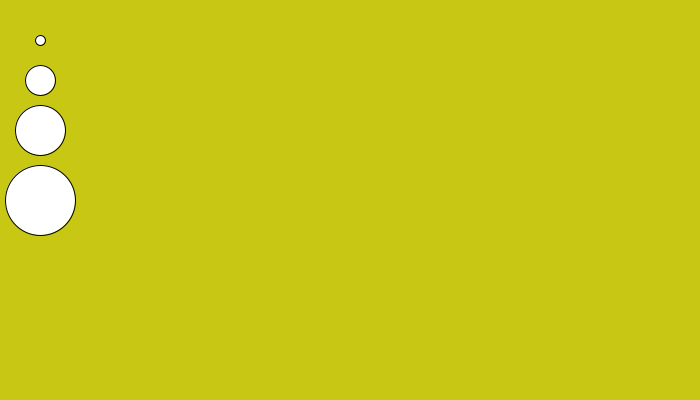
Frame 1 (no input)
Frame 60 (the mouse pressed at the canvas centre just before this capture): identical to frame 1, image omitted
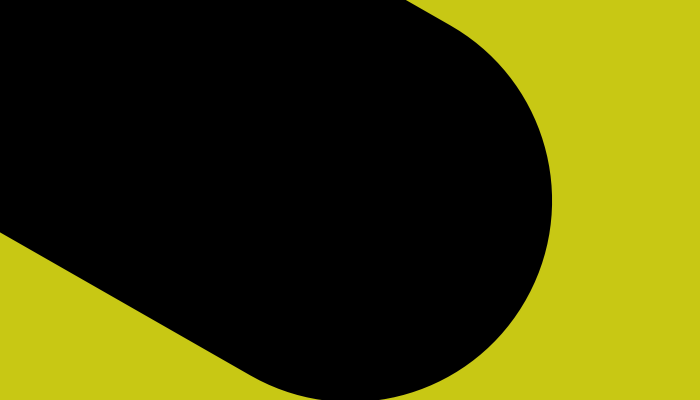
Frame 120 (the mouse held since frame 60 and released just before this capture)

The Processing sketch that drew these frames (run headless with seeded random() and noise(); from frame 60 on, the mouse is pressed at the canvas centre):

// Processing sketch: Paint
// ── Paint.pde
void setup(){
  background(200,200,20);
  size(700,400);
  ellipse(40,40,10,10);
  ellipse(40,80,30,30);
  ellipse(40,130,50,50);
  ellipse(40,200,70,70);
}


void draw(){
  int ping= +1;
  print("ping");
  print(frameCount);
  float weight= dist(mouseX,mouseY,pmouseX,pmouseY);
  strokeWeight(weight);
  line(mouseX,mouseY,pmouseX,pmouseY);
  
  //Erase using the mouse
  if (mouseButton== LEFT) {
    float x= random(0,0);
    background(x);
  size(700,400);
  ellipse(40,40,10,10);
  ellipse(40,80,30,30);
  ellipse(40,130,50,50);
  ellipse(40,200,70,70);
  }
  
  //Graphical User Interface
  
  
}
